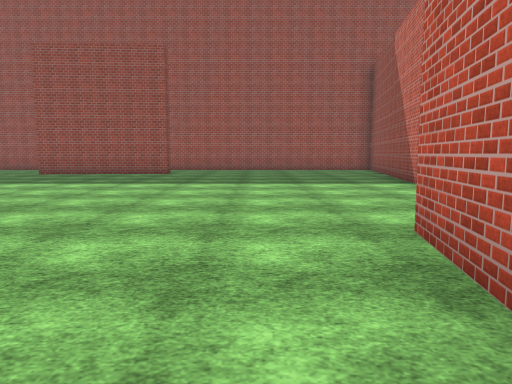
[1] (above)

19 first-person views from a walk through a Unity game level. The camera is 1.3 m above the floor, tilts 6° down and sees 70° across. The floor is counted in squares, 2 m on a side. Each view is taken from the middle of a square. On the plan, view 1 faces up. The plan holds only what a view shows up to about 11 squares ahead; the rest is blank. The place goes on beyond the plan. Some surface patterns are stand-ins.

[2]
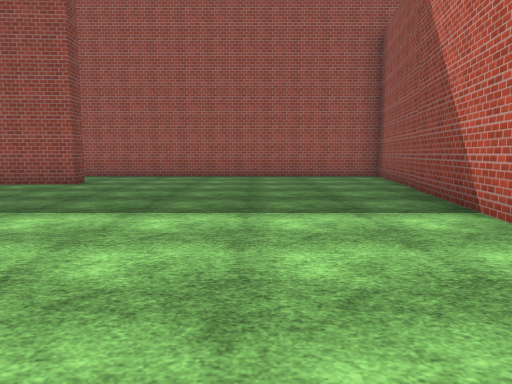

[3]
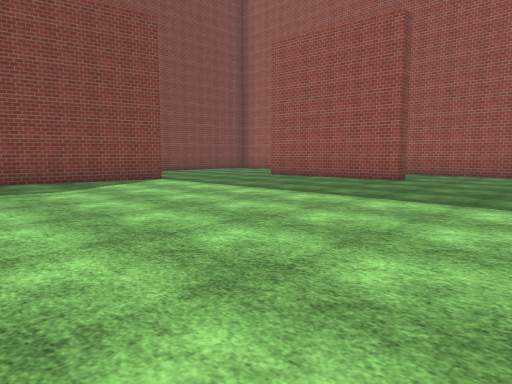

[4]
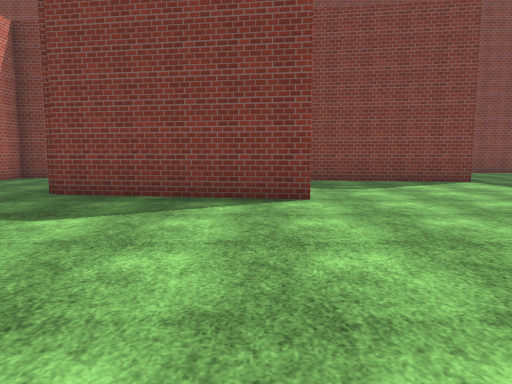

[5]
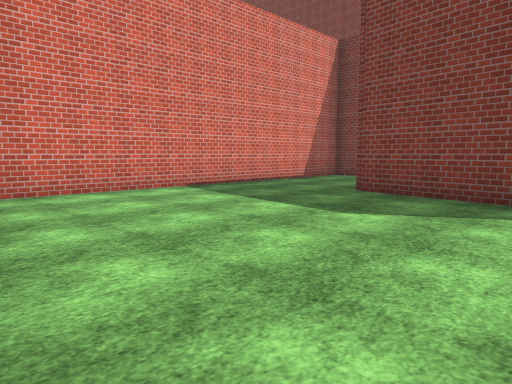

[6]
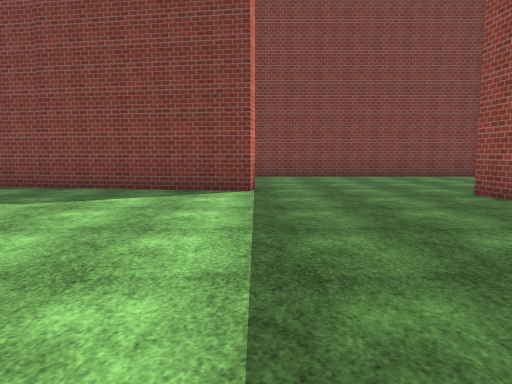

[7]
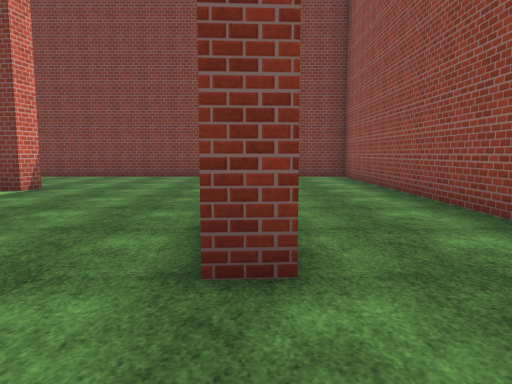

[8]
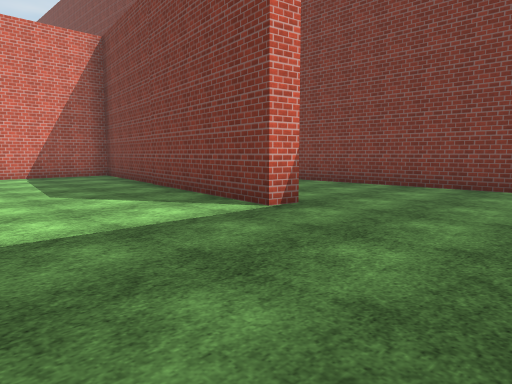

[9]
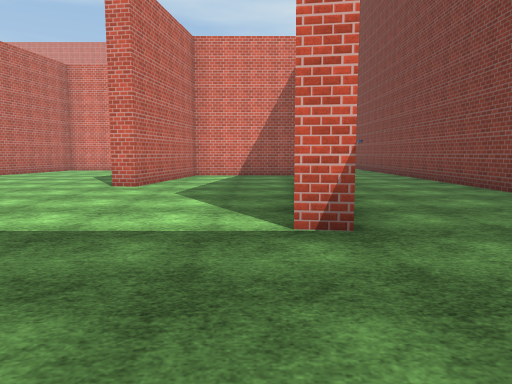

[10]
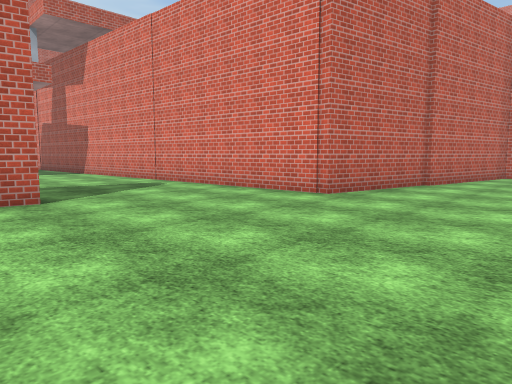

[11]
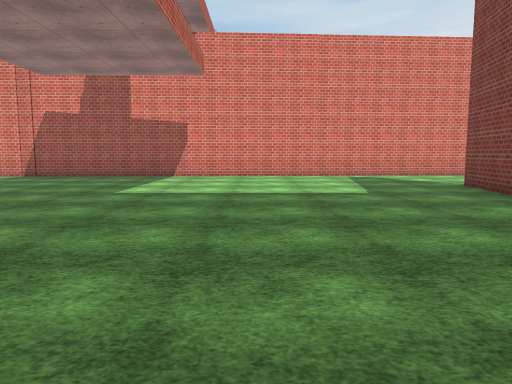

[12]
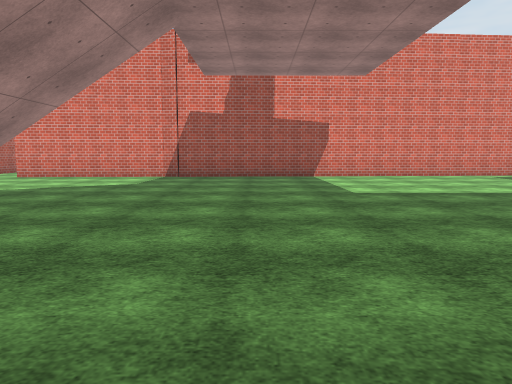

[13]
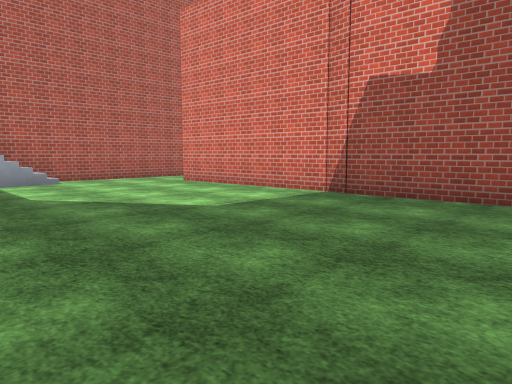

[14]
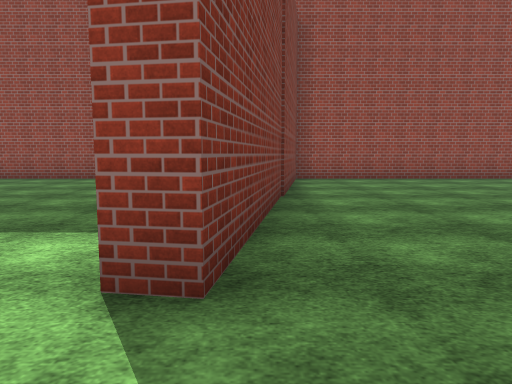

[15]
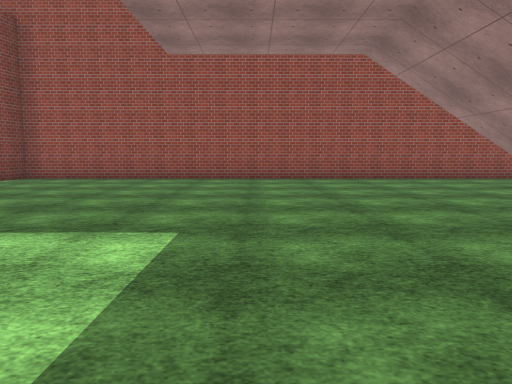

[16]
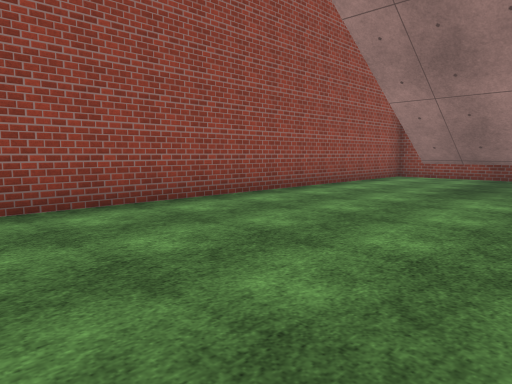

[17]
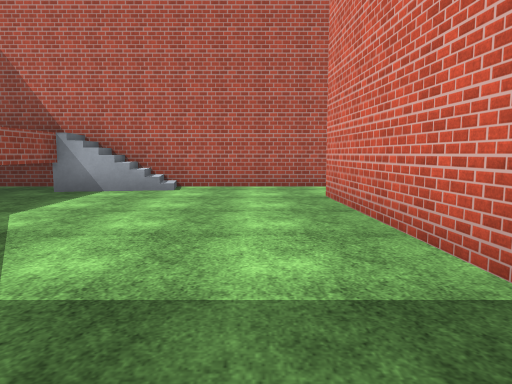

[18]
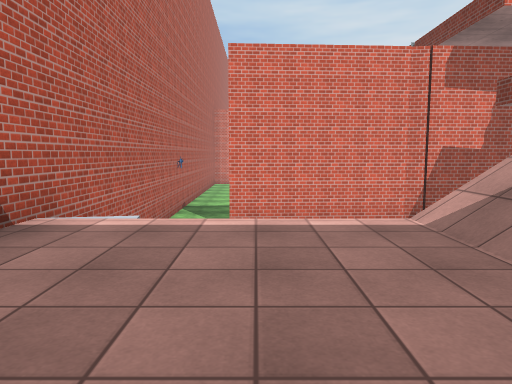

[19]
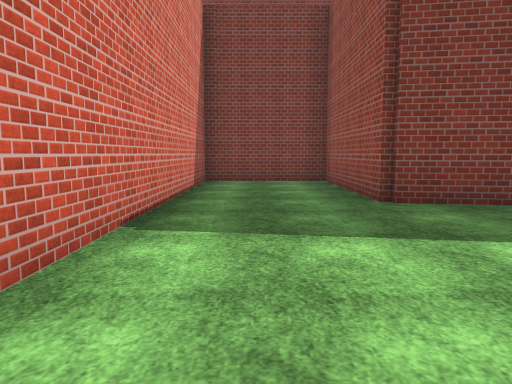

### Floor plan
Key: @ floor where view 1 was taken; # wall or solid block; . main floor; : floor 2 m higher than the main floor; / step, stairs or slope.
Columns run from 12 left of view 1 to 21 right of it. Each row starts with its distance up from view 1.
 15 ##################################
 14 #................#...............#
 13 #................#...............#
 12 #.....####.......#.........//::::
 11 #...............##.........//:::
 10 #...............#..........//::::#
  9 #...............#.......... /::::#
  8 #...............#..............//#
  7 #...#...........#.............../#
  6 #...#............................#
  5 #...#............................#
  4 #...#............................#
  3 #...#...#.....#################..#
  2 #...#..##.....#                ..#
  1 #..##..#.....##                ..#
  0 #..#####....@#
 -1    #.........#
 -2    #.........#
 -3    #.........#
 -4    ###########

Where each view was taken, in squares from view 1:
view 1: 0 up, 0 right, facing up
view 2: 4 up, 1 right, facing up
view 3: 3 up, 1 right, facing up-left
view 4: 3 up, 1 right, facing left
view 5: 3 up, 1 right, facing down-left
view 6: 8 up, 1 left, facing left
view 7: 12 up, 1 left, facing left
view 8: 11 up, 4 left, facing down-left
view 9: 11 up, 7 left, facing down
view 10: 8 up, 2 left, facing down-right
view 11: 14 up, 8 right, facing down
view 12: 14 up, 12 right, facing down
view 13: 9 up, 11 right, facing down-right
view 14: 5 up, 4 right, facing up
view 15: 5 up, 11 right, facing up
view 16: 10 up, 10 right, facing up-right
view 17: 5 up, 13 right, facing right
view 18: 12 up, 18 right, facing down
view 19: 2 down, 0 right, facing left
